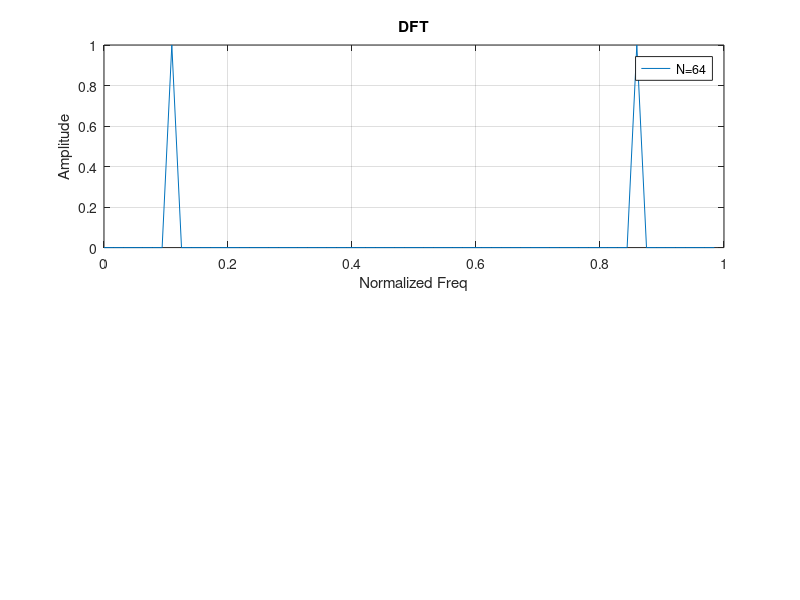

Write the MATLAB code that produced this figure. (Note: this script raises an error after producing the figure.)
% LAB 6 A
% Chirantan Ganguly (420)
% Amitrakshar Sanyal (422)
% ================================
N1=64;
n1=0:N1-1;
xn1=cos(0.25*pi*n1);    %xn1 is a row vector
wn1=exp(-1i*2*pi/N1)*ones(N1,1); %column vector
m=1;
for k=1:N1
    XK1(m)=xn1*(wn1.^(n1'*k));
    m=m+1;
end
X1=abs(XK1);
figure(1)
subplot(2,1,1)
plot(n1/N1,X1/max(X1));
grid;
xlabel('Normalized Freq');
ylabel('Amplitude');
legend('N=64');
title('DFT');
N2=512;
n2=0:N2-1;
xn2=cos(0.25*pi*n2);    %xn1 is a row vector
wn2=exp(-1i*2*pi/N2)*ones(N2,1); %column vector
m=1;

xn3=ifft(XK3);
N3=length(xn3);
n3=0:N3-1;
figure(3)
subplot(2,1,1)
stem(n3(1:60),xn3(1:60));
xlabel('n');
ylabel('Amplitude');
title('Input Signal');

for k=1:N2
    XK2(m)=xn2*(wn2.^(n2'*k));
    m=m+1;
end
X2=abs(XK2);
figure(1)
subplot(2,1,2)
plot(n2/N2,X2/max(X2));
grid;
xlabel('Normalized Freq');
ylabel('Amplitude');
legend('N=512');
title('DFT');

XK3 = fft(xn1, N1);
X3=abs(XK3);
figure(2)
subplot(2,1,1)
plot(n1/N1,X3/max(X3));
grid;
xlabel('Normalized Freq');
ylabel('Amplitude');
legend('N=64');
title('FFT');
XK4 = fft(xn2, N2);
X4=abs(XK4);
figure(2)
subplot(2,1,2)
plot(n2/N2,X4/max(X4));
grid;
xlabel('Normalized Freq');
ylabel('Amplitude');
legend('N=512');
title('FFT');

xn3=ifft(XK3);
N3=length(xn3);
n3=0:N3-1;
figure(3)
subplot(2,1,1)
stem(n3(1:60),xn3(1:60));
xlabel('n');
ylabel('Amplitude');
title('Input Signal');

xn4=ifft(XK4);
N4=length(xn4);
n4=0:N4-1;
figure(3)
subplot(2,1,2)
stem(n4(1:60),xn4(1:60));
xlabel('n');
ylabel('Amplitude');
title('Input Signal');
